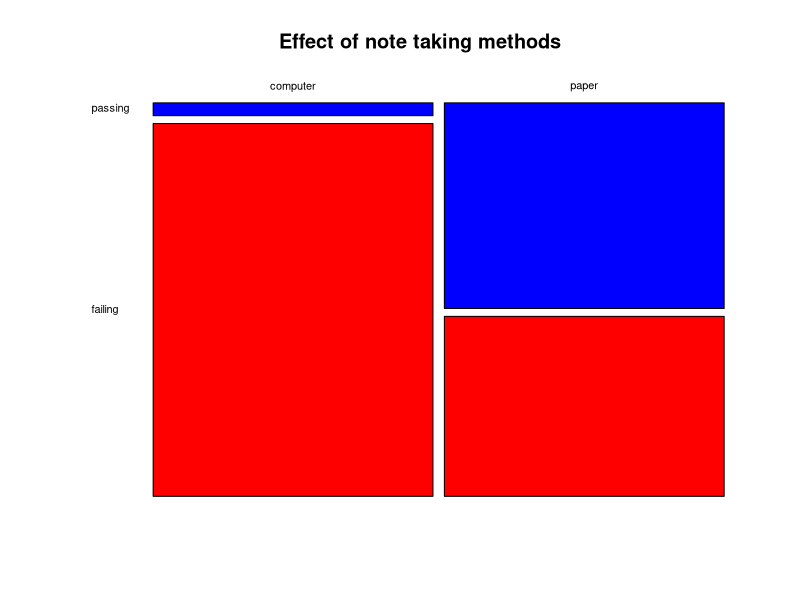
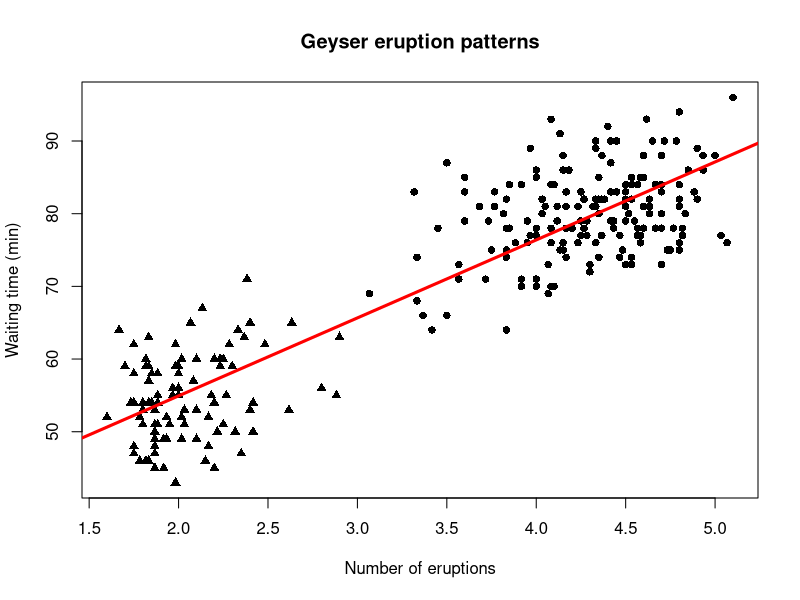

Recreate these plots in R, in order.
## ---- chunk 1
data <- read.csv("scores.csv")
results <- matrix(,2,2)
colnames(results) <- c("passing", "failing")
rownames(results) <- c("computer", "paper")
results[1,1] <- sum(data$score >=.7 & data$method == "comp.")
results[1,2] <- sum(data$score <.7 & data$method == "comp.")
results[2,1] <- sum(data$score >=.7 & data$method == "paper")
results[2,2] <- sum(data$score <.7 & data$method == "paper")
mosaicplot(results,las=1, col=c("blue", "red"), main="Effect of note taking methods")
## ---- chunk 2
data(faithful)
pchs <- vector(mode="numeric", length=272)
pchs[1:272] <- 16
pchs[faithful$eruptions < 3] <- 17
plot(faithful$eruptions, faithful$waiting, xlab="Number of eruptions", ylab="Waiting time (min)", main="Geyser eruption patterns", pch=pchs)
abline(lm(faithful$waiting~faithful$eruptions), col="red", lwd=3)
